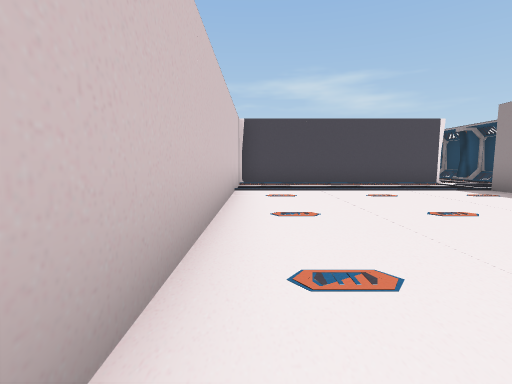
[1] (above)

15 first-person views from a walk through a Unity game level. The camera is 1.3 m above the floor, tilts 6° down and sees 85° across. The floor is counted in squares, 2 m on a side. Each view is taken from the middle of a square. On the plan, view 1 faces up. The plan holds only what a view shows up to about 9 squares ahead; the rest is blank. The place goes on beyond the plan. The player is left out. Some animated figures are not drawn. Door leaves are left out, so doorways stand open.

[2]
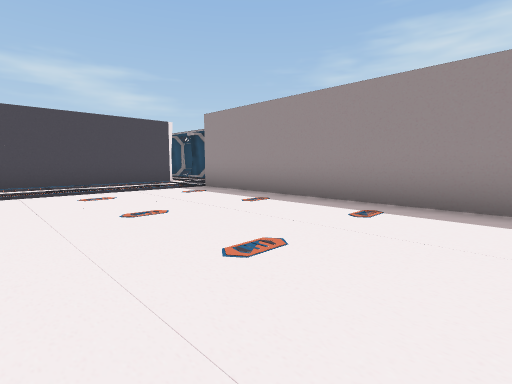

[3]
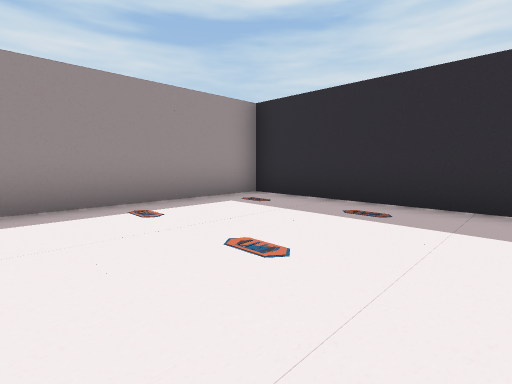

[4]
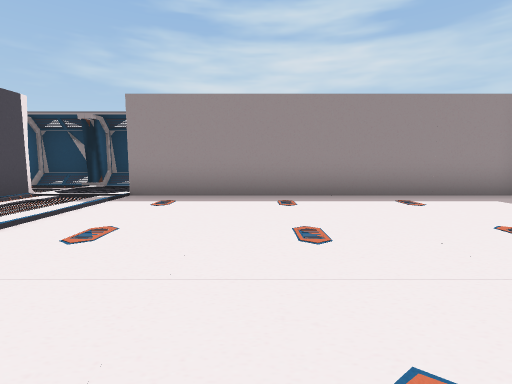

[5]
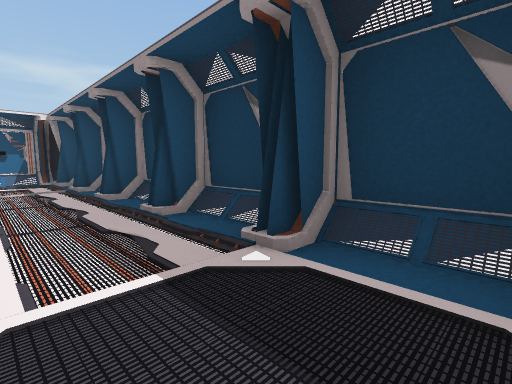

[6]
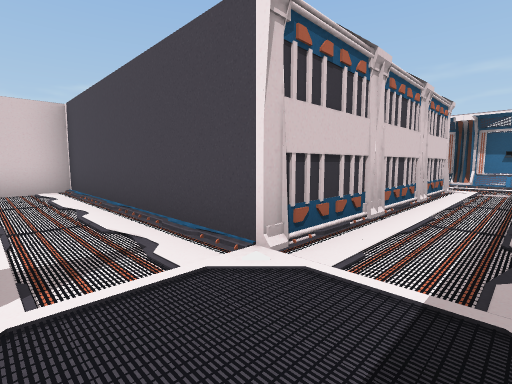

[7]
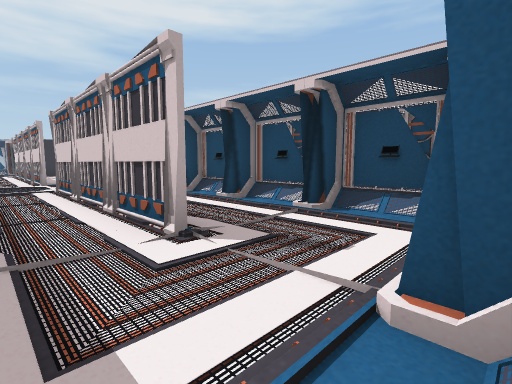

[8]
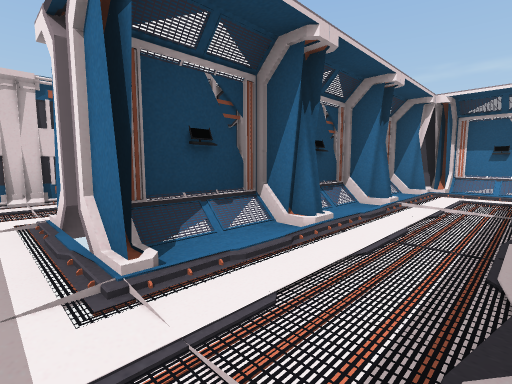

[9]
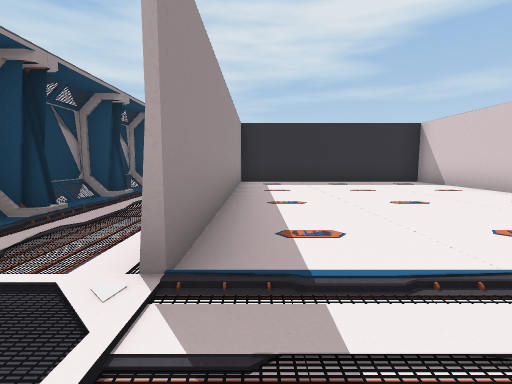

[10]
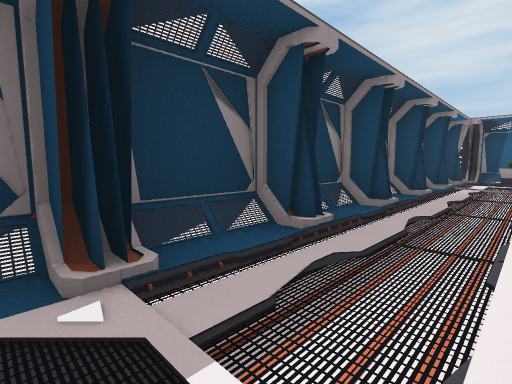

[11]
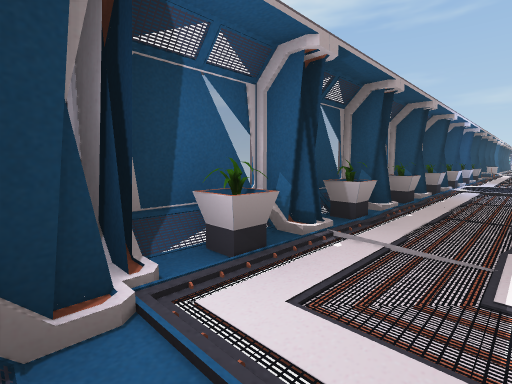

[12]
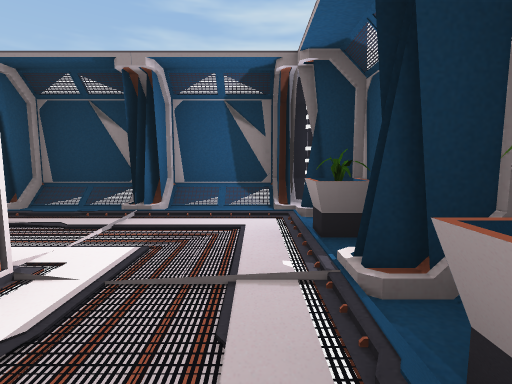

[13]
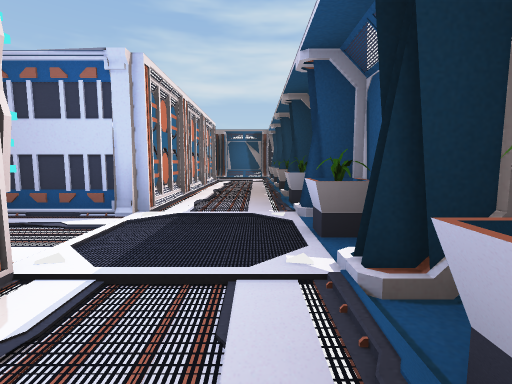

[14]
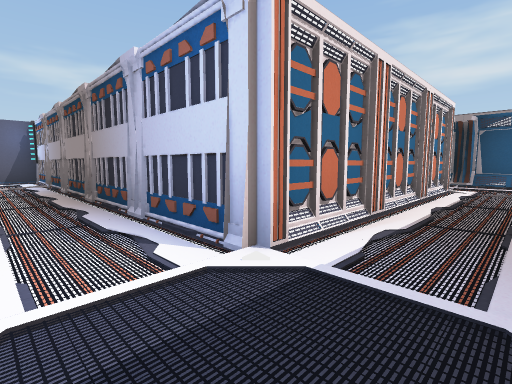

[15]
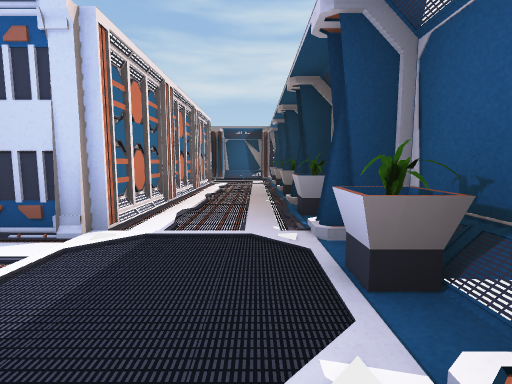

### Floor plan
Key: @ floor where view 1 was taken; # wall or solid block; . floor; / step, stairs or slope; C computer; O other object.
Columns run from 4 left of view 1 to 9 right of it. Each row starts with its distance up from view 1.
 18        ######
 17        #C#C/#
 16        /..../
 15        C....#
 14        /..#./
 13        C..#.##
 12       #/..#./#
 11     #. C..#.##
 10     #.....#./#
  9   CC#CCCCC#.##
  8   C#......../#
  7    #........##
  6    #......#./#
  5    #......#.##
  4    #......#./#
  3    #......#.##
  2    #......#./
  1    #......#.##
  0    #@.....#./#
 -1   ##......#.##
 -2 CC# CCCCCC#./#
 -3 ............/#
 -4  O#O#O#O#O#O##
 -5           ###

Where each view was taken, in squares from view 1:
view 1: 0 up, 0 right, facing up
view 2: 0 up, 1 right, facing up-right
view 3: 3 up, 1 right, facing down-right
view 4: 4 up, 0 right, facing right
view 5: 7 up, 6 right, facing up-right
view 6: 7 up, 7 right, facing up-left
view 7: 17 up, 7 right, facing down-left
view 8: 10 up, 5 right, facing up-left
view 9: 8 up, 5 right, facing down
view 10: 7 up, 6 right, facing down-right
view 11: 2 down, 8 right, facing down-left
view 12: 3 down, 4 right, facing right
view 13: 3 down, 4 left, facing right
view 14: 3 down, 2 left, facing up-right
view 15: 3 down, 3 left, facing right
